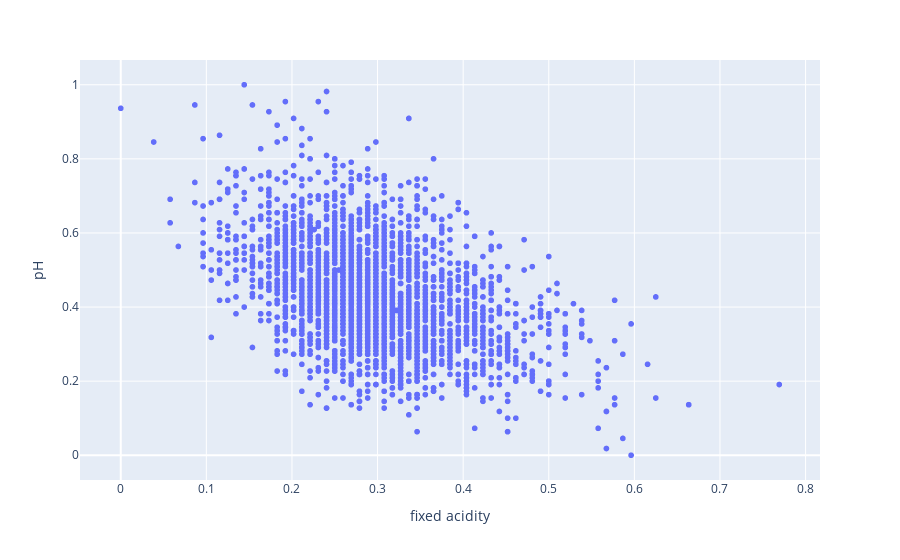

The notebook cell saved with this chart:
### Code cell
fig = px.scatter(df_x, x="fixed acidity", y="pH")
fig.show()

### Figure 1 — Plotly figure (JSON) as saved in the notebook; plotly's stock layout.template omitted (floating-point values rounded to 4 significant figures; data arrays with more than 128 entries replaced by an {"elided": "..."} marker saying what was removed)
{"data": [{"hovertemplate": "fixed acidity=%{x}<br>pH=%{y}<extra></extra>", "legendgroup": "", "marker": {"color": "#636efa", "symbol": "circle"}, "mode": "markers", "name": "", "showlegend": false, "type": "scattergl", "x": {"elided": "3281 float values"}, "xaxis": "x", "y": {"elided": "3281 float values"}, "yaxis": "y"}], "layout": {"legend": {"tracegroupgap": 0}, "margin": {"t": 60}, "xaxis": {"anchor": "y", "domain": [0, 1], "title": {"text": "fixed acidity"}}, "yaxis": {"anchor": "x", "domain": [0, 1], "title": {"text": "pH"}}}}
